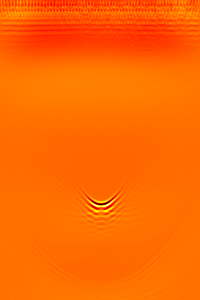
#> input picture 1D TFM Data/Al Hole 5MHz 26012026/Al_40_4_TFM_clean.png, 200 x 300 px, found by its file name
$ jupyter execute 2Dstitch_diff_photos.ipynb
#> lines starting #> are read from the running program, lines starting #| are printed output that depends on the picture
[cell 1]
# -----------------------------
# Image Stitching Using Correlation & Weighted Blend
# -----------------------------

# source .venv/bin/activate

from PIL import Image
import numpy as np
import matplotlib.pyplot as plt
import os
from scipy.ndimage import gaussian_filter1d
from pathlib import Path


BASE_DIR = Path.cwd()
PAR_DIR = BASE_DIR.parent.parent
print(PAR_DIR)

[cell 2]
# -----------------------------
# Utility Functions
# -----------------------------

def show(img, title="", cmap="gray"):
    plt.figure(figsize=(8, 4))
    plt.imshow(img, cmap=cmap, aspect="auto")
    plt.title(title)
    plt.axis("off")
    plt.tight_layout()
    plt.show()

def show_pair(a, b, title1="Image 1", title2="Image 2", cmap="gray"):
    fig, ax = plt.subplots(1, 2, figsize=(12, 4))
    ax[0].imshow(a, cmap=cmap, aspect="auto"); ax[0].set_title(title1); ax[0].axis("off")
    ax[1].imshow(b, cmap=cmap, aspect="auto"); ax[1].set_title(title2); ax[1].axis("off")
    fig.tight_layout()
    plt.show()

def preprocess_for_corr(img: np.ndarray) -> np.ndarray:
    """Normalize and emphasize horizontal edges for correlation"""
    x = img.astype(np.float32)
    x -= x.mean()
    x /= (x.std() + 1e-9)
    x = np.abs(np.gradient(x, axis=1))  # horizontal edges
    return x

def crop_depth_band(img: np.ndarray, y0: int, y1: int) -> np.ndarray:
    """Keep only rows y0:y1 for correlation"""
    return img[y0:y1, :]

# -----------------------------
# Correlation Function
# -----------------------------

def corr_curve_shift_x(img1: np.ndarray, img2: np.ndarray, dx_min: int, dx_max: int):
    """Compute normalized, smoothed correlation curve over dx range"""
    a = preprocess_for_corr(img1)
    b = preprocess_for_corr(img2)

    h, w1 = a.shape
    _, w2 = b.shape

    dxs = np.arange(dx_min, dx_max + 1)
    scores = np.full(dxs.shape, -np.inf, dtype=np.float32)

    for t, dx in enumerate(dxs):
        ov_start = max(0, dx)
        ov_end = min(w1, dx + w2)
        if ov_end <= ov_start:
            continue
        a_ov = a[:, ov_start:ov_end]
        b_ov = b[:, (ov_start - dx):(ov_end - dx)]
        scores[t] = np.sum(a_ov * b_ov) / a_ov.size

    # Normalize 0..1
    finite = np.isfinite(scores)
    s = scores[finite]
    if s.size == 0:
        corr01 = scores
    else:
        mn, mx = float(s.min()), float(s.max())
        corr01 = (scores - mn) / (mx - mn + 1e-12)

    # Smooth correlation curve
    corr01_smooth = gaussian_filter1d(corr01, sigma=3)
    return dxs, corr01_smooth

# -----------------------------
# Stitching & Blending
# -----------------------------

def stitch_canvas(img1: np.ndarray, img2: np.ndarray, dx: int):
    """Place two images on a single canvas according to dx"""
    h1, w1 = img1.shape
    h2, w2 = img2.shape
    if h1 != h2:
        raise ValueError("Images must have the same height.")

    # Full canvas size
    x_min = min(0, dx)
    x_max = max(w1, dx + w2)
    W = x_max - x_min
    H = h1

    x1 = -x_min
    x2 = dx - x_min

    c1 = np.zeros((H, W), dtype=np.float32)
    c2 = np.zeros((H, W), dtype=np.float32)
    c1[:, x1:x1+w1] = img1.astype(np.float32)
    c2[:, x2:x2+w2] = img2.astype(np.float32)

    return c1, c2, x1, x2, W, H

def combine_weighted_blend(img1: np.ndarray, img2: np.ndarray, dx: int):
    """Blend two images using one seamless linear ramp in the overlap"""
    c1, c2, x1, x2, W, H = stitch_canvas(img1, img2, dx)

    ov_start = max(x1, x2)
    ov_end   = min(x1 + img1.shape[1], x2 + img2.shape[1])
    overlap  = max(0, ov_end - ov_start)

    out = np.zeros((H, W), dtype=np.float32)
    out[:, :ov_start] = c1[:, :ov_start]

    if overlap > 0:
        ramp = np.linspace(0, 1, overlap)[None, :]
        out[:, ov_start:ov_end] = (1 - ramp) * c1[:, ov_start:ov_end] + ramp * c2[:, ov_start:ov_end]

    out[:, ov_end:] = c2[:, ov_end:]
    return out

# -----------------------------
# Main Stitch Function
# -----------------------------

def stitch_two_images(path1, path2,
                      search_margin_px=300,
                      depth_band=(150, 500),
                      show_steps=True):
    """Load, align, and stitch two images using correlation + weighted blend"""
#> called with search_margin_px = 300, depth_band = (150, 500), show_steps = True
    # Load images (grayscale)
    img1 = np.array(Image.open(path1).convert("L"), dtype=np.float32)
    img2 = np.array(Image.open(path2).convert("L"), dtype=np.float32)
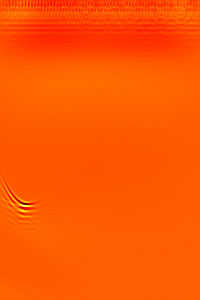
#> input picture 1D TFM Data/Al Hole 5MHz 26012026/Al_40_6_TFM_clean.png, 200 x 300 px, found by its file name

    # Match heights
    H = min(img1.shape[0], img2.shape[0])
#> H = 300
    img1 = img1[:H, :]
    img2 = img2[:H, :]

    if show_steps:
        show_pair(img1, img2, "Original Image 1", "Original Image 2")

    # Crop depth band for correlation
    y0, y1 = depth_band
    img1_corr = crop_depth_band(img1, y0, y1)
    img2_corr = crop_depth_band(img2, y0, y1)

    if show_steps:
        show_pair(img1_corr, img2_corr,
                  "Correlation Band Image 1",
                  "Correlation Band Image 2")

    # Compute dx search range
    dx_min = max(-img2_corr.shape[1] + 1, -search_margin_px)
#> dx_min = -199
    dx_max = min(img1_corr.shape[1] - 1, search_margin_px)
#> dx_max = 199

    dxs, corr01_smooth = corr_curve_shift_x(img1_corr, img2_corr, dx_min, dx_max)
#> in preprocess_for_corr (call 2), `x = np.abs(np.gradient(x, axis=1))`:
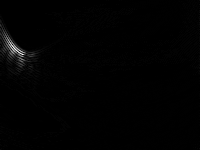
#> x: shape (150, 200) float32; min 0, max 11.95, mean 0.0975; drawn with min black and max white
#> after the loop in corr_curve_shift_x, `for t, dx in enumerate(dxs):`: scores = 399 values, max 0.24 at index 272, min 0.00226 at index 48, mean 0.0302
#> in corr_curve_shift_x, `s = scores[finite]`: s has the same summary as scores
#> in corr_curve_shift_x, `mn, mx = float(s.min()), float(s.max())`: mn = 0.00226; mx = 0.24
#> in corr_curve_shift_x, `corr01 = (scores - mn) / (mx - mn + 1e-12)`: corr01 = 399 values, max 1 at index 272, min 0 at index 48, mean 0.117
#> in corr_curve_shift_x, `corr01_smooth = gaussian_filter1d(corr01, sigma=3)`: corr01_smooth = 399 values, max 0.829 at index 294, min 0.000183 at index 49, mean 0.117
#> dxs = 399 values from -199 to 199
    best_dx = int(dxs[np.argmax(corr01_smooth)])
#> best_dx = 95
    print(f"Best dx for stitching: {best_dx}")
#| Best dx for stitching: 95

    if show_steps:
        plt.figure(figsize=(8, 4))
        plt.plot(dxs, corr01_smooth, label='Smoothed Correlation')
        plt.axvline(best_dx, linestyle="--", color="red")
        plt.title("Correlation vs dx (cropped images)")
        plt.xlabel("dx (pixels)")
        plt.ylabel("Normalized correlation")
        plt.legend()
        plt.show()
#> figure, not shown here; curve peaks at x = 95, y = 0.829

    # Stitch full images
    stitched = combine_weighted_blend(img1, img2, best_dx)
#> in stitch_canvas, `x_min = min(0, dx)`: x_min = 0
#> in stitch_canvas, `x_max = max(w1, dx + w2)`: x_max = 295
#> in stitch_canvas, `x1 = -x_min`: x1 = 0
#> in stitch_canvas, `x2 = dx - x_min`: x2 = 95
#> in stitch_canvas, `c1[:, x1:x1+w1] = img1.astype(np.float32)`:
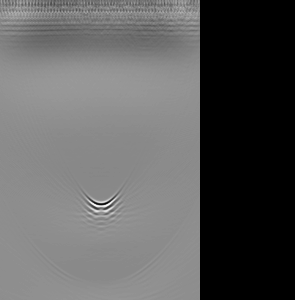
#> c1: shape (300, 295) float32; min 0, max 255, mean 93.5
#> in stitch_canvas, `c2[:, x2:x2+w2] = img2.astype(np.float32)`:
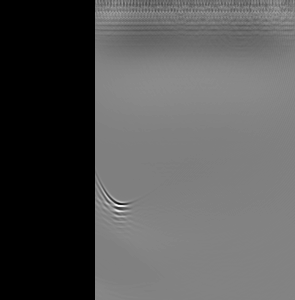
#> c2: shape (300, 295) float32; min 0, max 255, mean 86.3
#> in combine_weighted_blend, `c1, c2, x1, x2, W, H = stitch_canvas(img1, img2, dx)`: x1 = 0; x2 = 95; W = 295; H = 300
#> in combine_weighted_blend, `ov_start = max(x1, x2)`: ov_start = 95
#> in combine_weighted_blend, `ov_end   = min(x1 + img1.shape[1], x2 + img2.shape[1])`: ov_end = 200
#> in combine_weighted_blend, `overlap  = max(0, ov_end - ov_start)`: overlap = 105

    if show_steps:
        show(stitched, f"Stitched Image (dx={best_dx})")

    return img1, img2, stitched

# -----------------------------
# Example Usage
# -----------------------------

path1 = PAR_DIR / "DATA" / "1D TFM Data" / "Al Hole 5MHz 26012026" / "Al_40_4_TFM_clean.png"
path2 = PAR_DIR / "DATA" / "1D TFM Data" / "Al Hole 5MHz 26012026" / "Al_40_6_TFM_clean.png"

print("Path 1 exists:", os.path.exists(path1))
print("Path 2 exists:", os.path.exists(path2))

img1, img2, stitched = stitch_two_images(path1, path2,
                                         search_margin_px=300,
                                         depth_band=(150, 500),
                                         show_steps=True)

[cell 3]
# -----------------------------
# Imports
# -----------------------------
import numpy as np
from PIL import Image
import matplotlib.pyplot as plt
from scipy.ndimage import gaussian_filter1d
import os

# -----------------------------
# Utility Functions
# -----------------------------
def show(img, title="", cmap="gray"):
    plt.figure(figsize=(8, 4))
    plt.imshow(img, cmap=cmap, aspect="auto")
    plt.title(title)
    plt.axis("off")
    plt.tight_layout()
    plt.show()

def show_pair(a, b, title1="Image 1", title2="Image 2", cmap="gray"):
    fig, ax = plt.subplots(1, 2, figsize=(12, 4))
    ax[0].imshow(a, cmap=cmap, aspect="auto"); ax[0].set_title(title1); ax[0].axis("off")
    ax[1].imshow(b, cmap=cmap, aspect="auto"); ax[1].set_title(title2); ax[1].axis("off")
    fig.tight_layout()
    plt.show()

def preprocess_for_corr(img: np.ndarray) -> np.ndarray:
    """Normalize and emphasize horizontal edges for correlation"""
    x = img.astype(np.float32)
    x -= x.mean()
    x /= (x.std() + 1e-9)
    x = np.abs(np.gradient(x, axis=1))  # horizontal edges
    return x

# -----------------------------
# Crop Band Function
# -----------------------------
def crop_band(img: np.ndarray, row_band=(0, None), col_band=(0, None)) -> np.ndarray:
    """Crop image to row and column band for correlation"""
    y0, y1 = row_band
    x0, x1 = col_band

    if y1 is None:
        y1 = img.shape[0]
    if x1 is None:
        x1 = img.shape[1]

    return img[y0:y1, x0:x1]

# -----------------------------
# Correlation Function
# -----------------------------
def corr_curve_shift_x(img1: np.ndarray, img2: np.ndarray, dx_min: int, dx_max: int):
    """Compute normalized, smoothed correlation curve over dx range"""
    a = preprocess_for_corr(img1)
    b = preprocess_for_corr(img2)

    h, w1 = a.shape
    _, w2 = b.shape

    dxs = np.arange(dx_min, dx_max + 1)
    scores = np.full(dxs.shape, -np.inf, dtype=np.float32)

    for t, dx in enumerate(dxs):
        ov_start = max(0, dx)
        ov_end = min(w1, dx + w2)
        if ov_end <= ov_start:
            continue
        a_ov = a[:, ov_start:ov_end]
        b_ov = b[:, (ov_start - dx):(ov_end - dx)]
        scores[t] = np.sum(a_ov * b_ov) / a_ov.size

    # Normalize 0..1
    finite = np.isfinite(scores)
    s = scores[finite]
    if s.size == 0:
        corr01 = scores
    else:
        mn, mx = float(s.min()), float(s.max())
        corr01 = (scores - mn) / (mx - mn + 1e-12)

    # Smooth correlation curve
    corr01_smooth = gaussian_filter1d(corr01, sigma=3)
    return dxs, corr01_smooth

# -----------------------------
# Hard-Seam Stitching on Variable Canvas
# -----------------------------
def stitch_seam_variable_canvas(img1: np.ndarray,
                                img2: np.ndarray,
                                dx: int,
                                left_img="img1"):
    """
    Stitch two images on a variable-width canvas with a hard seam.
    Canvas width = 2*W - abs(dx), works for dx positive or negative.
    left_img determines which image appears on top in the overlap.
    """
    H, W = img1.shape
    canvas_width = 2 * W - abs(dx)
    out = np.zeros((H, canvas_width), dtype=img1.dtype)

    # Determine starting positions of each image on the canvas
    if dx >= 0:
        img1_start = 0
        img2_start = W - dx
        overlap_start = img2_start
        overlap_end = W
    else:  # dx < 0
        img1_start = -dx
        img2_start = 0
        overlap_start = img1_start
        overlap_end = W

    # Copy full images
    out[:, img1_start:img1_start+W] = img1
    out[:, img2_start:img2_start+W] = img2

    # Apply hard seam in overlap
    if left_img == "img1":
        out[:, overlap_start:overlap_end] = img1[:, overlap_start - img1_start : overlap_end - img1_start]
    else:
        out[:, overlap_start:overlap_end] = img2[:, overlap_start - img2_start : overlap_end - img2_start]

    return out

# -----------------------------
# Main Stitch Function with Row & Column Band
# -----------------------------
def stitch_two_images(path1, path2,
                      search_margin_px=300,
                      depth_band=(0, None),
                      col_band=(0, None),
                      left_image="img1",
                      show_steps=True):
    """
    Load, align, and stitch two images using correlation + hard seam on variable canvas
    Allows row and column bands for correlation.
    """
#> called with search_margin_px = 300, depth_band = (150, 500), col_band = (0, 200), left_image = 'img1', show_steps = True
    # Load images (grayscale)
    img1 = np.array(Image.open(path1).convert("L"), dtype=np.float32)
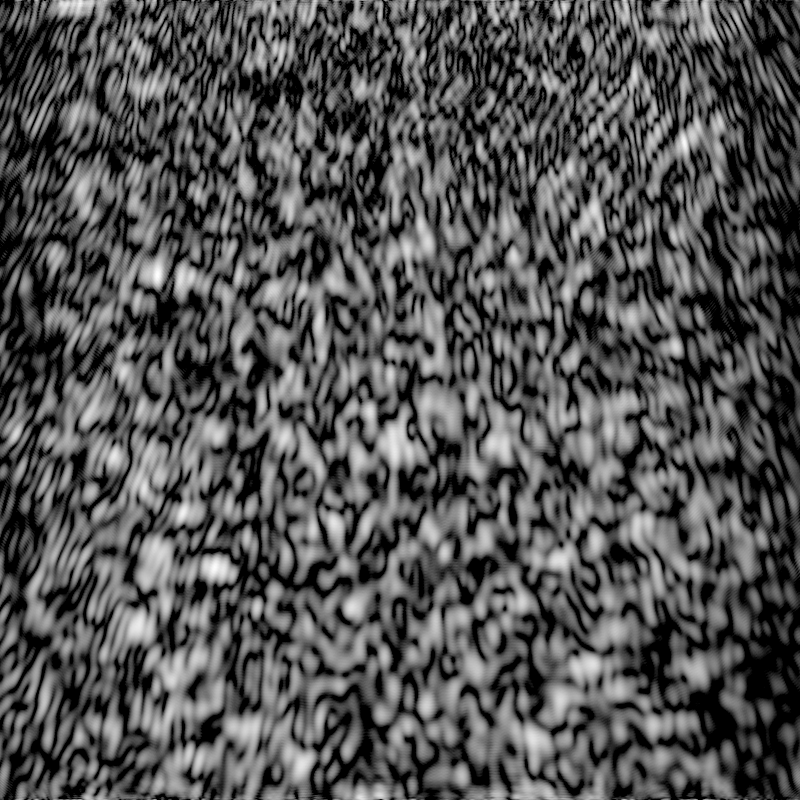
#> input picture DATA/1D TFM Data/Al Pure 10MHz Ex 09032026 Filtered/A2_filtered_TFM.png, 800 x 800 px
#> img1: shape (800, 800) float32
    img2 = np.array(Image.open(path2).convert("L"), dtype=np.float32)
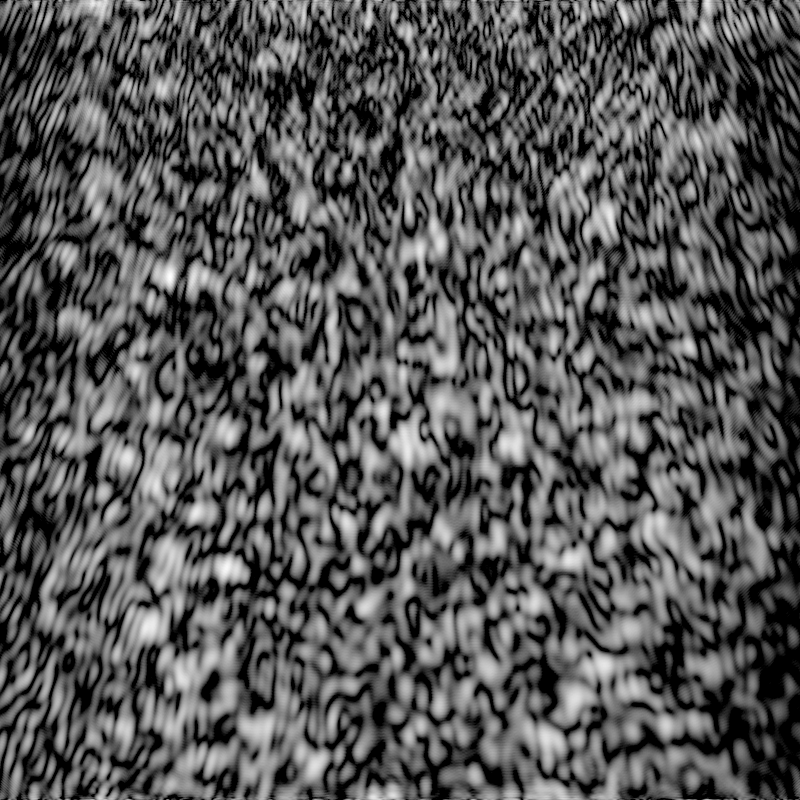
#> input picture DATA/1D TFM Data/Al Pure 10MHz Ex 09032026 Filtered/B2_filtered_TFM.png, 800 x 800 px
#> img2: shape (800, 800) float32

    # Match heights
    H = min(img1.shape[0], img2.shape[0])
#> H = 800
    img1 = img1[:H, :]
    img2 = img2[:H, :]

    if show_steps:
        show_pair(img1, img2, "Original Image 1", "Original Image 2")

    # Crop for correlation
    img1_corr = crop_band(img1, depth_band, col_band)
    img2_corr = crop_band(img2, depth_band, col_band)
#> call 2 of crop_band, with row_band = (150, 500), col_band = (0, 200)
#> in crop_band (call 2), `return img[y0:y1, x0:x1]`:
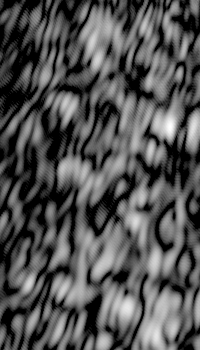
#> returned value: shape (350, 200) float32; min 0, max 255, mean 83.4

    if show_steps:
        show_pair(img1_corr, img2_corr, "Correlation Band Image 1", "Correlation Band Image 2")

    # Compute dx search range
    dx_min = max(-img2_corr.shape[1] + 1, -search_margin_px)
#> dx_min = -199
    dx_max = min(img1_corr.shape[1] - 1, search_margin_px)
#> dx_max = 199

    dxs, corr01_smooth = corr_curve_shift_x(img1_corr, img2_corr, dx_min, dx_max)
#> in preprocess_for_corr (call 2), `x = np.abs(np.gradient(x, axis=1))`:
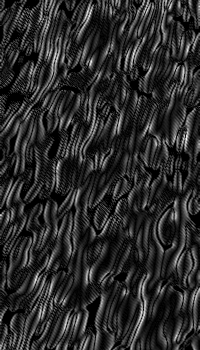
#> x: shape (350, 200) float32; min 0, max 1.31, mean 0.224; drawn with min black and max white
#> after the loop in corr_curve_shift_x, `for t, dx in enumerate(dxs):`: scores = 399 values, max 0.0732 at index 186, min 0.0328 at index 390, mean 0.0508
#> in corr_curve_shift_x, `s = scores[finite]`: s has the same summary as scores
#> in corr_curve_shift_x, `mn, mx = float(s.min()), float(s.max())`: mn = 0.0328; mx = 0.0732
#> in corr_curve_shift_x, `corr01 = (scores - mn) / (mx - mn + 1e-12)`: corr01 = 399 values, max 1 at index 186, min 0 at index 390, mean 0.446
#> in corr_curve_shift_x, `corr01_smooth = gaussian_filter1d(corr01, sigma=3)`: corr01_smooth = 399 values, max 0.685 at index 186, min 0.0669 at index 389, mean 0.446
#> dxs = 399 values from -199 to 199
    best_dx = int(dxs[np.argmax(corr01_smooth)])
#> best_dx = -13
    print(f"Best dx for stitching: {best_dx}")
#| Best dx for stitching: -13

    if show_steps:
        plt.figure(figsize=(8, 4))
        plt.plot(dxs, corr01_smooth, label='Smoothed Correlation')
        plt.axvline(best_dx, linestyle="--", color="red")
        plt.title("Correlation vs dx (cropped images)")
        plt.xlabel("dx (pixels)")
        plt.ylabel("Normalized correlation")
        plt.legend()
        plt.show()
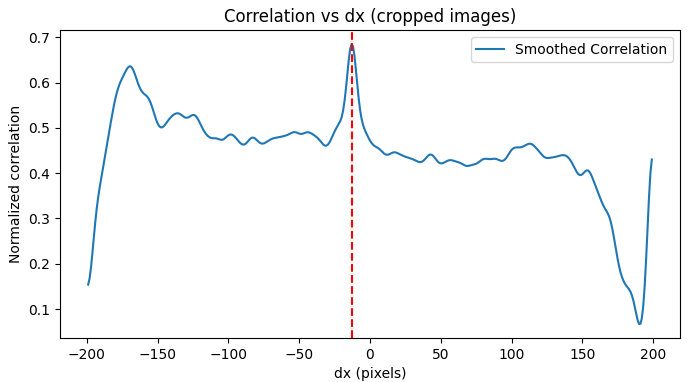
#> figure drawn by matplotlib, 1 panel; curve peaks at x = -13, y = 0.685

    # Stitch full images
    stitched = stitch_seam_variable_canvas(img1, img2, best_dx, left_img=left_image)
#> in stitch_seam_variable_canvas, `canvas_width = 2 * W - abs(dx)`: canvas_width = 1587
#> in stitch_seam_variable_canvas, `img1_start = -dx`: img1_start = 13
#> in stitch_seam_variable_canvas, `out[:, img2_start:img2_start+W] = img2`:
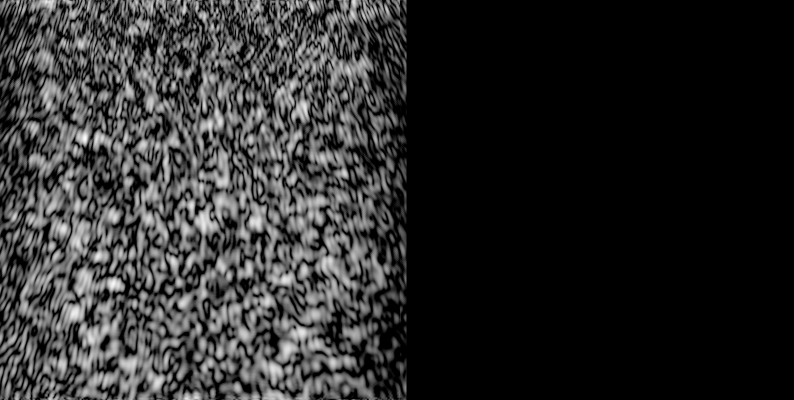
#> out: shape (800, 1587) float32 (shown at 1/2 size); min 0, max 255, mean 43.7

    if show_steps:
        show(stitched, f"Stitched Image (dx={best_dx})")

    return img1, img2, stitched
